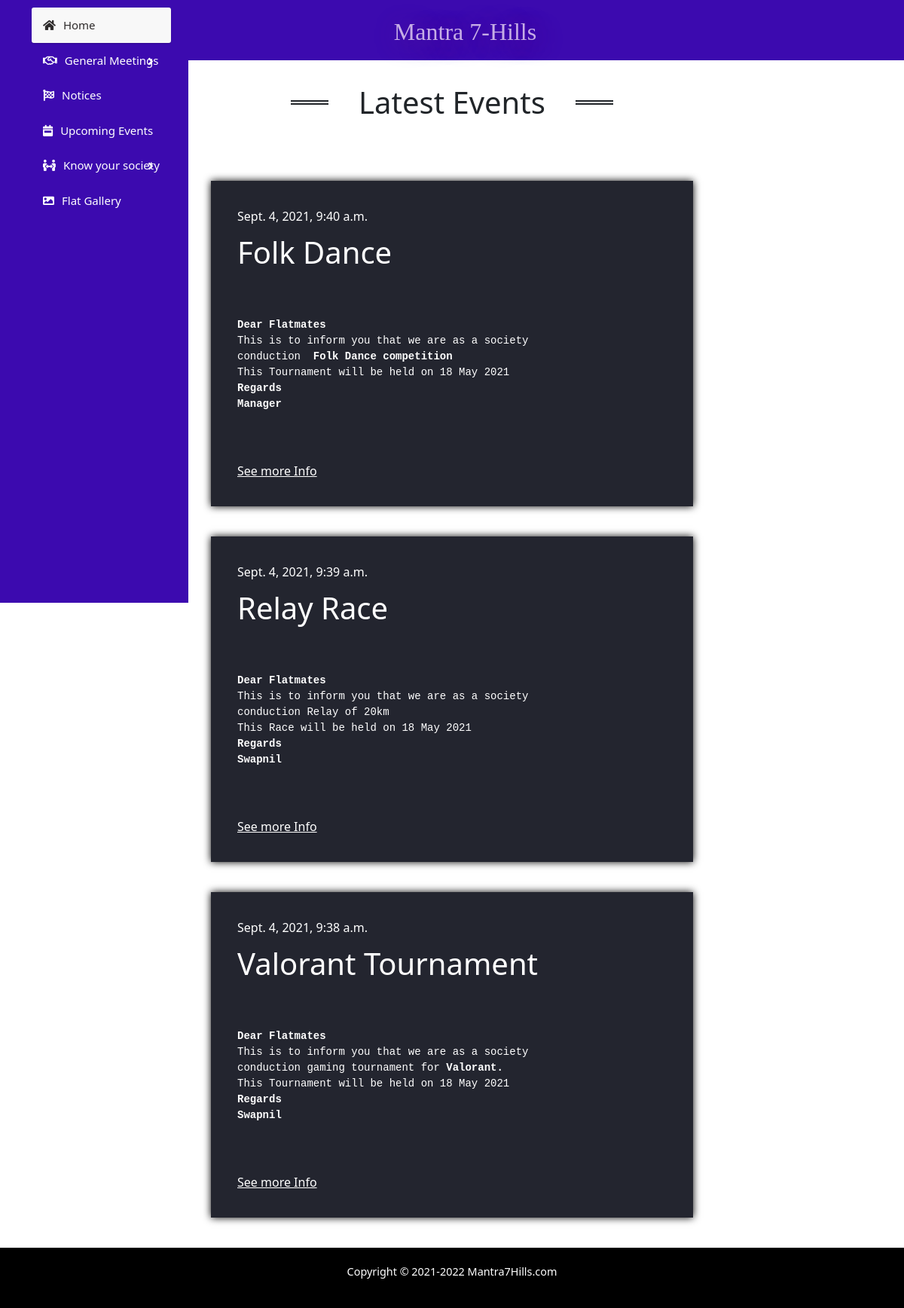
Screenshot of /events/ with the database file from the repository.
### home/models.py (models this page shows, shortened)
class Event(models.Model):
    updated_at = models.DateTimeField(auto_now=True)
    heading = models.CharField(max_length=100)
    description = models.TextField(max_length=1000)
    event_name = models.CharField(max_length=40)
    joinEvent = models.BooleanField(default=False)

### home/views.py (the view)
# urls.py: path("events/",Events_view,name="events"),
def Events_view(request):
    events = Event.objects.all().order_by('-updated_at')
    context = {
            'events':events,
            'form':EventRegistrationForm,
           }
    if(len(events)==0):
            messages.info(request,"no events for now.")
            return render(request,'events.html')
    return render(request,'events.html',context)

### home/templates/events.html (shortened to what this page needs)
{%extends 'base.html'%}
{%block links%}
{%load static%}
<link rel="stylesheet" type="text/css" href="{%static 'home/css/events.css'%}">
{%endblock%}
{%block content%}
<div class="rootEventCont">
    <div class="latestEvents">
        <h1>Latest Events</h1>
    </div>
    <div class="EventsCont">
    {%for event in events%}
            <div class="event">
                <span>{{event.updated_at}}</span>
                <h1>{{event.heading}}</h1>
                <p><pre>{{event.description|safe}}</pre></p>
                <a href="{%url 'detailevent' pk=event.id%}">See more Info</a>
            </div>
    {%endfor%}
    </div>
</div>
{%endblock%}
{%block javascript%}
{%load static%}
{%endblock%}

### home/static/home/css/events.css (style rules this page uses)
.EventsCont { width: 100%; height: 100%; display: flex; flex-direction: column; align-items: center; justify-content: space-evenly; }
.event { display: -webkit-box; display: -ms-flexbox; display: flex; -webkit-box-orient: vertical; -webkit-box-direction: normal; -ms-flex-direction: column; flex-direction: column; background-color: #23252f; padding: 35px; max-width: 640px; width: 80%; box-shadow: 0 0 10px black; margin-top: 40px; }
.event * { color: white; }
.event span { margin-bottom: 15px; font-size: 16px; }
.event h1 { font-weight: 32px; line-height: 42px; margin-bottom: 15px; }
.event p { font-size: 18px; line-height: 28px; margin-bottom: 50px; }
.rootEventCont { width: 100%; display: flex; flex-direction: column; align-items: center; min-height: 100vh; }
.latestEvents { display: flex; justify-content: center; align-items: center; width: 100%; height: 15vh; }
.latestEvents h1 { display: grid; grid-template-columns: minmax(50px, 1fr) auto minmax(50px, 1fr); align-items: center; text-align: center; gap: 40px; }
.latestEvents h1::before, .latestEvents h1::after { content: ''; border-top: 6px double; }

### home/static/home/css/base.css (style rules this page uses)
* { margin: 0; padding: 0; }

### rows the page displays
Event: updated_at "Sept. 4, 2021, 9:40 a.m.", heading "Folk Dance", description "Dear Flatmates This is to inform you that we are as a society conduction Folk Dance competition This Tournament will be held on 18 May 2021 Regards Manager"
Event: updated_at "Sept. 4, 2021, 9:39 a.m.", heading "Relay Race", description "Dear Flatmates This is to inform you that we are as a society conduction Relay of 20km This Race will be held on 18 May 2021 Regards Swapnil"
Event: updated_at "Sept. 4, 2021, 9:38 a.m.", heading "Valorant Tournament", description "Dear Flatmates This is to inform you that we are as a society conduction gaming tournament for Valorant. This Tournament will be held on 18 May 2021 Regards Swapnil"
